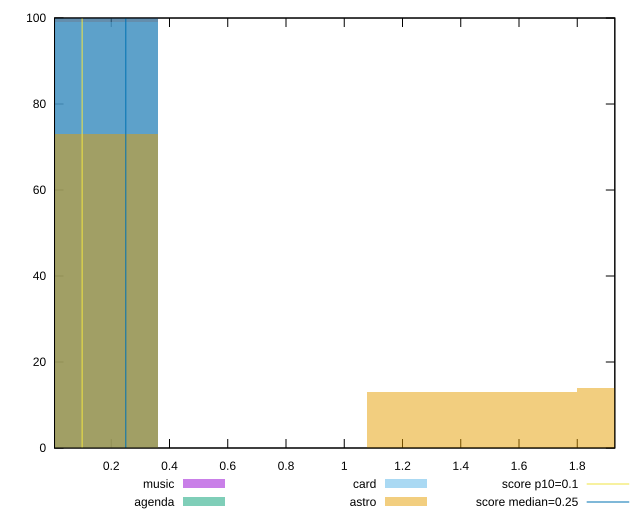

Write gnuplot code to recreate this figure.
reset

$music <<EOF
0 100
EOF

$agenda <<EOF
0 100
EOF

$card <<EOF
0 99
EOF

$astro <<EOF
0 73
2.1569607508037505 14
1.437973833869167 13
EOF

set key outside below
set boxwidth 0.7189869169345835
set xrange [0.005289688110351562:1.9289843750000002]
set yrange [0:100]
set trange [0:100]
set style fill transparent solid 0.5 noborder

set parametric
set terminal svg size 640, 520 enhanced background rgb 'white'
set output "report/report_00029_2021-02-24T13-36-40.390Z/cumulative-layout-shift/comparison/histogram/all_raw.svg"

plot $music title "music" with boxes, \
     $agenda title "agenda" with boxes, \
     $card title "card" with boxes, \
     $astro title "astro" with boxes, \
     0.1,t title "score p10=0.1", \
     0.25,t title "score median=0.25"

reset
